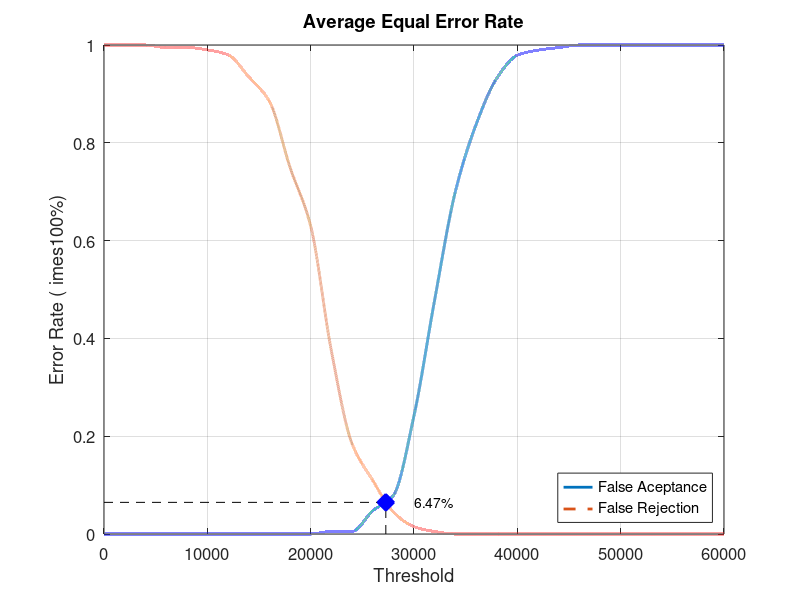
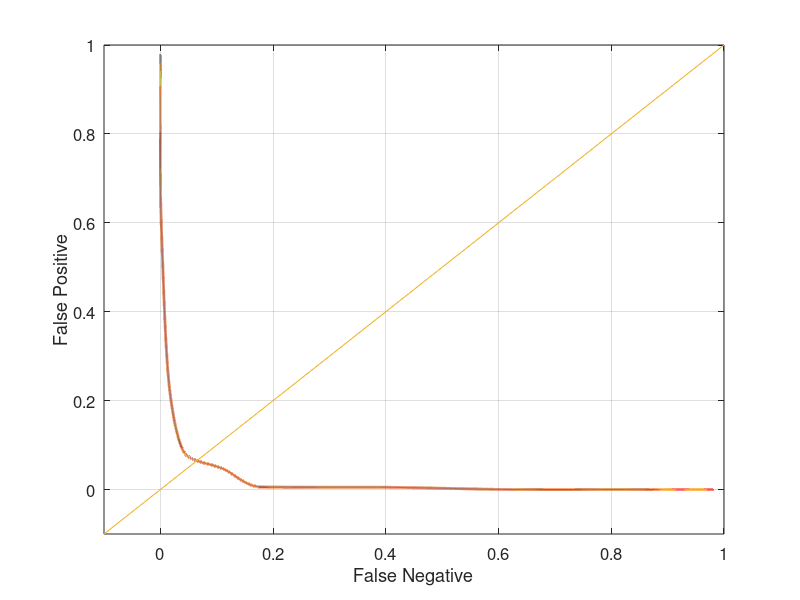

The MATLAB source for these figures, in order:
close all;
clear;
clc;
x = 0:2000:60000;
xq = 0:0.5:60000;

y0 = [0 0 0 0 0 0 0 0 0 0 0 0.00526316 0.00526316 0.0473684 0.0789474 0.242105 0.478947 0.7 0.836842 0.931579 0.978947 0.989474 0.994737 1 1 1 1 1 1 1 1]
yy0 = interp1(x, y0, xq, 'pchip');
y1 = [1 1 1 0.995 0.995 0.99 0.98 0.935 0.885 0.75 0.63 0.375 0.185 0.11 0.045 0.015 0.005 0 0 0 0 0 0 0 0 0 0 0 0 0 0]
yy1 = interp1(x, y1, xq, 'pchip');

% Calculating EER: 
y2 = abs(y0 - y1);
find(y2 == min(y2))
yy2 = abs(yy0 - yy1);
xEER = find(yy2 == min(yy2));
xEERIndex = xq(xEER) % X-axis EER
yEER = yy0(xEER) % Y-axis EER

main = figure
plot(xq, yy0,'-','LineWidth', 2);	hold on
plot(xq, yy1,'--','LineWidth', 2);	hold on
plot([xEERIndex xEERIndex], [0 yEER], 'k--');	hold on
plot([0 xEERIndex], [yEER yEER], 'k--');	hold on
plot(xEERIndex, yEER, 'bx', 'LineWidth', 10);	hold on
text(xEERIndex + 10 * xEERIndex / 100, yEER, [num2str(round((10000 * yEER)) / 100) '%'])
legend('False Aceptance', 'False Rejection', 'Location', 'SouthEast')
xlabel('Threshold')
ylabel('Error Rate (	imes100%)')
title('Average Equal Error Rate')
set(gca, 'FontSize', 12)
axis([0 60000 0 1])
grid on

print(main, 'Database2_2Main', '-dpng');
FNRxFPR = figure('Color', [1 1 1]);
plot(yy1, yy0, '-', yy1, yy0, 'LineWidth', 2);
hold on
y = -0.1:0.1:1
plot(y, y); 
set(gca, 'FontSize', 12)
xlabel('False Negative')
ylabel('False Positive')
axis([-0.1 1 -0.1 1])
set(gca, 'FontSize', 12)
grid on

print(FNRxFPR, 'Database2_2FNRxFPR','-dpng');
